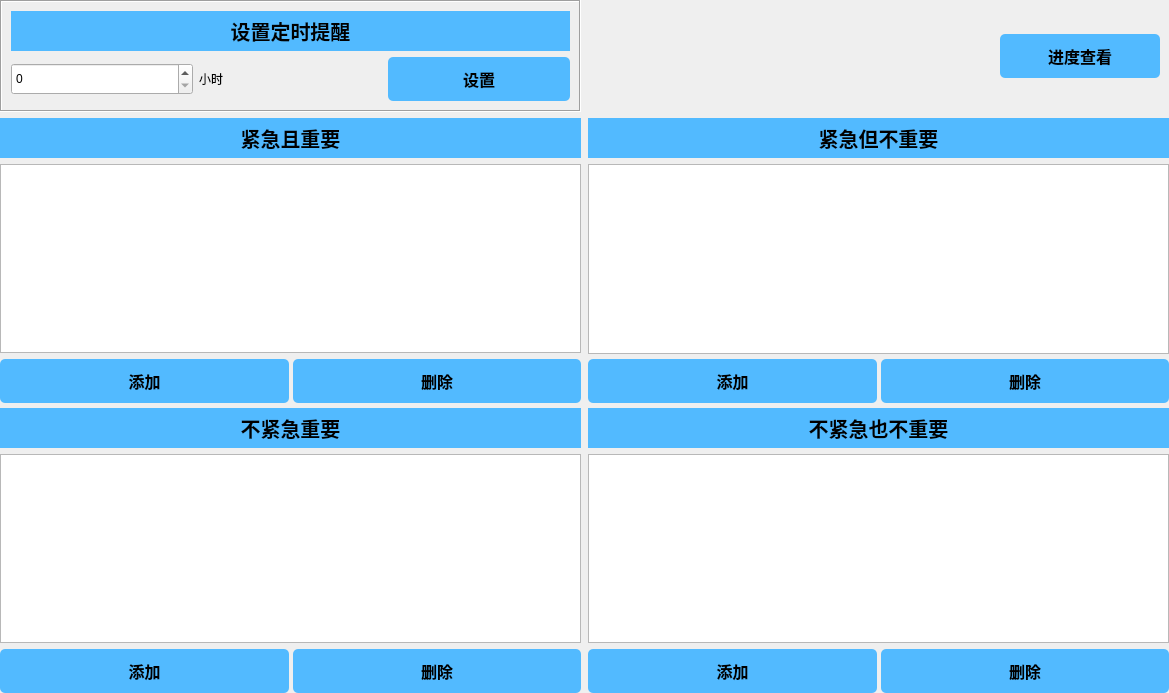
<?xml version="1.0" encoding="UTF-8"?>
<ui version="4.0">
 <class>TaskWnd</class>
 <widget class="QWidget" name="TaskWnd">
  <property name="geometry">
   <rect>
    <x>0</x>
    <y>0</y>
    <width>1169</width>
    <height>693</height>
   </rect>
  </property>
  <property name="sizePolicy">
   <sizepolicy hsizetype="Expanding" vsizetype="Expanding">
    <horstretch>0</horstretch>
    <verstretch>0</verstretch>
   </sizepolicy>
  </property>
  <property name="windowTitle">
   <string>Form</string>
  </property>
  <property name="styleSheet">
   <string notr="true"/>
  </property>
  <layout class="QHBoxLayout" name="horizontalLayout">
   <property name="spacing">
    <number>7</number>
   </property>
   <property name="leftMargin">
    <number>0</number>
   </property>
   <property name="topMargin">
    <number>0</number>
   </property>
   <property name="rightMargin">
    <number>0</number>
   </property>
   <property name="bottomMargin">
    <number>0</number>
   </property>
   <item>
    <layout class="QVBoxLayout" name="verticalLayout">
     <property name="spacing">
      <number>5</number>
     </property>
     <property name="bottomMargin">
      <number>0</number>
     </property>
     <item>
      <widget class="QWidget" name="widget" native="true">
       <layout class="QVBoxLayout" name="verticalLayout_3">
        <property name="leftMargin">
         <number>0</number>
        </property>
        <property name="topMargin">
         <number>0</number>
        </property>
        <property name="rightMargin">
         <number>0</number>
        </property>
        <property name="bottomMargin">
         <number>0</number>
        </property>
        <item>
         <widget class="QFrame" name="frame">
          <property name="minimumSize">
           <size>
            <width>0</width>
            <height>112</height>
           </size>
          </property>
          <property name="frameShape">
           <enum>QFrame::Box</enum>
          </property>
          <property name="frameShadow">
           <enum>QFrame::Sunken</enum>
          </property>
          <layout class="QVBoxLayout" name="verticalLayout_4">
           <item>
            <widget class="QLabel" name="label">
             <property name="minimumSize">
              <size>
               <width>0</width>
               <height>40</height>
              </size>
             </property>
             <property name="styleSheet">
              <string notr="true">QLabel{
				background-color: #52baff;
             font-family: Arial;        /* 字体 */
             font-size: 20px;           /* 字体大小 */
             font-weight: bold;         /* 字体粗细 */
}</string>
             </property>
             <property name="text">
              <string>设置定时提醒</string>
             </property>
             <property name="alignment">
              <set>Qt::AlignCenter</set>
             </property>
            </widget>
           </item>
           <item>
            <layout class="QHBoxLayout" name="horizontalLayout_2">
             <item>
              <widget class="QSpinBox" name="spinBox">
               <property name="minimumSize">
                <size>
                 <width>0</width>
                 <height>32</height>
                </size>
               </property>
              </widget>
             </item>
             <item>
              <widget class="QLabel" name="label_2">
               <property name="midLineWidth">
                <number>1</number>
               </property>
               <property name="text">
                <string>小时</string>
               </property>
               <property name="alignment">
                <set>Qt::AlignLeading|Qt::AlignLeft|Qt::AlignVCenter</set>
               </property>
              </widget>
             </item>
             <item>
              <widget class="QPushButton" name="pushButton">
               <property name="minimumSize">
                <size>
                 <width>0</width>
                 <height>37</height>
                </size>
               </property>
               <property name="styleSheet">
                <string notr="true">            QPushButton {
                background-color: #52baff;
                color: #000000;
                padding: 10px;
                border-radius: 5px;
         font-family: Arial;        /* 字体 */
             font-size: 16px;           /* 字体大小 */
			font-weight:bold;
            }
            QPushButton:hover {
                background-color: #52bacc;
            }</string>
               </property>
               <property name="text">
                <string>设置</string>
               </property>
              </widget>
             </item>
            </layout>
           </item>
          </layout>
         </widget>
        </item>
        <item>
         <widget class="QLabel" name="label_3">
          <property name="minimumSize">
           <size>
            <width>0</width>
            <height>40</height>
           </size>
          </property>
          <property name="styleSheet">
           <string notr="true">QLabel{
				background-color: #52baff;
             font-family: Arial;        /* 字体 */
             font-size: 20px;           /* 字体大小 */
             font-weight: bold;         /* 字体粗细 */
}</string>
          </property>
          <property name="text">
           <string>紧急且重要</string>
          </property>
          <property name="alignment">
           <set>Qt::AlignCenter</set>
          </property>
         </widget>
        </item>
        <item>
         <widget class="QTableView" name="tableView"/>
        </item>
        <item>
         <layout class="QHBoxLayout" name="horizontalLayout_3">
          <property name="spacing">
           <number>4</number>
          </property>
          <item>
           <widget class="QPushButton" name="pushButton_3">
            <property name="styleSheet">
             <string notr="true">            QPushButton {
                background-color: #52baff;
                color: #000000;
                padding: 10px;
                border-radius: 5px;
         font-family: Arial;        /* 字体 */
             font-size: 16px;           /* 字体大小 */
			font-weight:bold;
            }
            QPushButton:hover {
                background-color: #52bacc;
            }</string>
            </property>
            <property name="text">
             <string>添加</string>
            </property>
           </widget>
          </item>
          <item>
           <widget class="QPushButton" name="pushButton_2">
            <property name="styleSheet">
             <string notr="true">            QPushButton {
                background-color: #52baff;
                color: #000000;
                padding: 10px;
                border-radius: 5px;
         font-family: Arial;        /* 字体 */
             font-size: 16px;           /* 字体大小 */
			font-weight:bold;
            }
            QPushButton:hover {
                background-color: #52bacc;
            }</string>
            </property>
            <property name="text">
             <string>删除</string>
            </property>
           </widget>
          </item>
         </layout>
        </item>
       </layout>
      </widget>
     </item>
     <item>
      <widget class="QWidget" name="widget_2" native="true">
       <property name="minimumSize">
        <size>
         <width>0</width>
         <height>100</height>
        </size>
       </property>
       <layout class="QVBoxLayout" name="verticalLayout_5">
        <property name="leftMargin">
         <number>0</number>
        </property>
        <property name="topMargin">
         <number>0</number>
        </property>
        <property name="rightMargin">
         <number>0</number>
        </property>
        <property name="bottomMargin">
         <number>0</number>
        </property>
        <item>
         <widget class="QLabel" name="label_4">
          <property name="minimumSize">
           <size>
            <width>0</width>
            <height>40</height>
           </size>
          </property>
          <property name="styleSheet">
           <string notr="true">QLabel{
				background-color: #52baff;
             font-family: Arial;        /* 字体 */
             font-size: 20px;           /* 字体大小 */
             font-weight: bold;         /* 字体粗细 */
}</string>
          </property>
          <property name="text">
           <string>不紧急重要</string>
          </property>
          <property name="alignment">
           <set>Qt::AlignCenter</set>
          </property>
         </widget>
        </item>
        <item>
         <widget class="QTableView" name="tableView_2"/>
        </item>
        <item>
         <layout class="QHBoxLayout" name="horizontalLayout_4">
          <property name="spacing">
           <number>4</number>
          </property>
          <item>
           <widget class="QPushButton" name="pushButton_4">
            <property name="styleSheet">
             <string notr="true">            QPushButton {
                background-color: #52baff;
                color: #000000;
                padding: 10px;
                border-radius: 5px;
         font-family: Arial;        /* 字体 */
             font-size: 16px;           /* 字体大小 */
			font-weight:bold;
            }
            QPushButton:hover {
                background-color: #52bacc;
            }</string>
            </property>
            <property name="text">
             <string>添加</string>
            </property>
           </widget>
          </item>
          <item>
           <widget class="QPushButton" name="pushButton_5">
            <property name="styleSheet">
             <string notr="true">            QPushButton {
                background-color: #52baff;
                color: #000000;
                padding: 10px;
                border-radius: 5px;
         font-family: Arial;        /* 字体 */
             font-size: 16px;           /* 字体大小 */
			font-weight:bold;
            }
            QPushButton:hover {
                background-color: #52bacc;
            }</string>
            </property>
            <property name="text">
             <string>删除</string>
            </property>
           </widget>
          </item>
         </layout>
        </item>
       </layout>
      </widget>
     </item>
    </layout>
   </item>
   <item>
    <layout class="QVBoxLayout" name="verticalLayout_2">
     <property name="spacing">
      <number>5</number>
     </property>
     <property name="bottomMargin">
      <number>0</number>
     </property>
     <item>
      <widget class="QWidget" name="widget_3" native="true">
       <property name="minimumSize">
        <size>
         <width>0</width>
         <height>100</height>
        </size>
       </property>
       <layout class="QVBoxLayout" name="verticalLayout_7">
        <property name="leftMargin">
         <number>0</number>
        </property>
        <property name="topMargin">
         <number>0</number>
        </property>
        <property name="rightMargin">
         <number>0</number>
        </property>
        <property name="bottomMargin">
         <number>0</number>
        </property>
        <item>
         <widget class="QFrame" name="horizontalFrame_6">
          <property name="minimumSize">
           <size>
            <width>0</width>
            <height>112</height>
           </size>
          </property>
          <layout class="QHBoxLayout" name="horizontalLayout_7">
           <item>
            <spacer name="horizontalSpacer">
             <property name="orientation">
              <enum>Qt::Horizontal</enum>
             </property>
             <property name="sizeHint" stdset="0">
              <size>
               <width>40</width>
               <height>20</height>
              </size>
             </property>
            </spacer>
           </item>
           <item>
            <widget class="QPushButton" name="pushButton_10">
             <property name="minimumSize">
              <size>
               <width>160</width>
               <height>37</height>
              </size>
             </property>
             <property name="styleSheet">
              <string notr="true">            QPushButton {
                background-color: #52baff;
                color: #000000;
                padding: 10px;
                border-radius: 5px;
         font-family: Arial;        /* 字体 */
             font-size: 16px;           /* 字体大小 */
			font-weight:bold;
            }
            QPushButton:hover {
                background-color: #52bacc;
            }</string>
             </property>
             <property name="text">
              <string>进度查看</string>
             </property>
            </widget>
           </item>
          </layout>
         </widget>
        </item>
        <item>
         <widget class="QLabel" name="label_6">
          <property name="minimumSize">
           <size>
            <width>0</width>
            <height>40</height>
           </size>
          </property>
          <property name="styleSheet">
           <string notr="true">QLabel{
				background-color: #52baff;
             font-family: Arial;        /* 字体 */
             font-size: 20px;           /* 字体大小 */
             font-weight: bold;         /* 字体粗细 */
}</string>
          </property>
          <property name="text">
           <string>紧急但不重要</string>
          </property>
          <property name="alignment">
           <set>Qt::AlignCenter</set>
          </property>
         </widget>
        </item>
        <item>
         <widget class="QTableView" name="tableView_4">
          <property name="minimumSize">
           <size>
            <width>0</width>
            <height>190</height>
           </size>
          </property>
         </widget>
        </item>
        <item>
         <layout class="QHBoxLayout" name="horizontalLayout_6">
          <property name="spacing">
           <number>4</number>
          </property>
          <item>
           <widget class="QPushButton" name="pushButton_8">
            <property name="styleSheet">
             <string notr="true">            QPushButton {
                background-color: #52baff;
                color: #000000;
                padding: 10px;
                border-radius: 5px;
         font-family: Arial;        /* 字体 */
             font-size: 16px;           /* 字体大小 */
			font-weight:bold;
            }
            QPushButton:hover {
                background-color: #52bacc;
            }</string>
            </property>
            <property name="text">
             <string>添加</string>
            </property>
           </widget>
          </item>
          <item>
           <widget class="QPushButton" name="pushButton_9">
            <property name="styleSheet">
             <string notr="true">            QPushButton {
                background-color: #52baff;
                color: #000000;
                padding: 10px;
                border-radius: 5px;
         font-family: Arial;        /* 字体 */
             font-size: 16px;           /* 字体大小 */
			font-weight:bold;
            }
            QPushButton:hover {
                background-color: #52bacc;
            }</string>
            </property>
            <property name="text">
             <string>删除</string>
            </property>
           </widget>
          </item>
         </layout>
        </item>
       </layout>
      </widget>
     </item>
     <item>
      <widget class="QWidget" name="widget_4" native="true">
       <property name="minimumSize">
        <size>
         <width>100</width>
         <height>100</height>
        </size>
       </property>
       <layout class="QVBoxLayout" name="verticalLayout_6">
        <property name="leftMargin">
         <number>0</number>
        </property>
        <property name="topMargin">
         <number>0</number>
        </property>
        <property name="rightMargin">
         <number>0</number>
        </property>
        <property name="bottomMargin">
         <number>0</number>
        </property>
        <item>
         <widget class="QLabel" name="label_5">
          <property name="minimumSize">
           <size>
            <width>0</width>
            <height>40</height>
           </size>
          </property>
          <property name="styleSheet">
           <string notr="true">QLabel{
				background-color: #52baff;
             font-family: Arial;        /* 字体 */
             font-size: 20px;           /* 字体大小 */
             font-weight: bold;         /* 字体粗细 */
}</string>
          </property>
          <property name="text">
           <string>不紧急也不重要</string>
          </property>
          <property name="alignment">
           <set>Qt::AlignCenter</set>
          </property>
         </widget>
        </item>
        <item>
         <widget class="QTableView" name="tableView_3"/>
        </item>
        <item>
         <layout class="QHBoxLayout" name="horizontalLayout_5">
          <property name="spacing">
           <number>4</number>
          </property>
          <item>
           <widget class="QPushButton" name="pushButton_6">
            <property name="styleSheet">
             <string notr="true">            QPushButton {
                background-color: #52baff;
                color: #000000;
                padding: 10px;
                border-radius: 5px;
         font-family: Arial;        /* 字体 */
             font-size: 16px;           /* 字体大小 */
			font-weight:bold;
            }
            QPushButton:hover {
                background-color: #52bacc;
            }</string>
            </property>
            <property name="text">
             <string>添加</string>
            </property>
           </widget>
          </item>
          <item>
           <widget class="QPushButton" name="pushButton_7">
            <property name="styleSheet">
             <string notr="true">            QPushButton {
                background-color: #52baff;
                color: #000000;
                padding: 10px;
                border-radius: 5px;
         font-family: Arial;        /* 字体 */
             font-size: 16px;           /* 字体大小 */
			font-weight:bold;
            }
            QPushButton:hover {
                background-color: #52bacc;
            }</string>
            </property>
            <property name="text">
             <string>删除</string>
            </property>
           </widget>
          </item>
         </layout>
        </item>
       </layout>
      </widget>
     </item>
    </layout>
   </item>
  </layout>
 </widget>
 <resources/>
 <connections/>
</ui>
